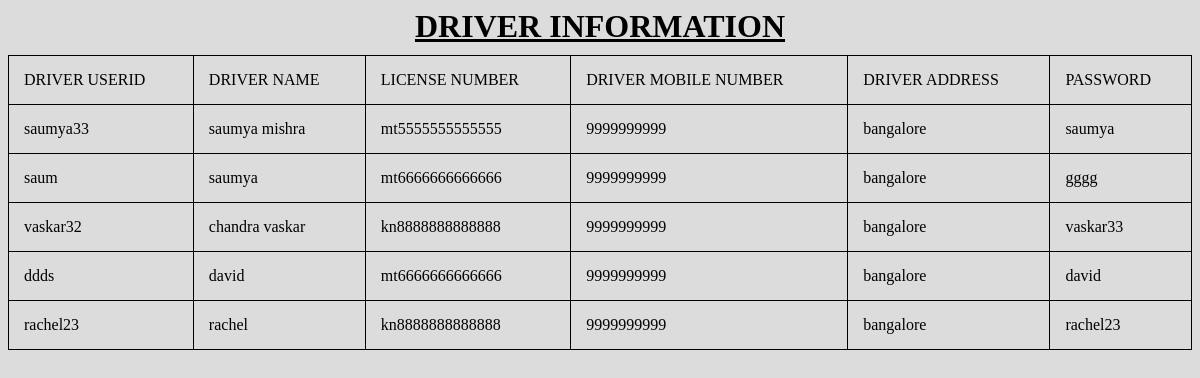
The page /admin/driver.php on the database its author committed.
### tables this page shows
CREATE TABLE `driver` (
  `driver_userid` varchar(100) NOT NULL,
  `driver_name` varchar(100) NOT NULL,
  `license_number` varchar(100) NOT NULL,
  `driver_mobile_number` bigint(20) NOT NULL,
  `driver_address` varchar(200) NOT NULL,
  `password1` varchar(50) NOT NULL
);

### admin/driver.php (the view, shortened to what this page needs)
<?php
 $dbname ="plaza";
$host="localhost";
$username="root";
$password="";
$conn = new mysqli($host, $username, $password, $dbname);
?>
<?php
$sql = "SELECT * from driver";
$result = mysqli_query($conn,$sql);
?>
<html>
<head><link rel="stylesheet" type="text/css" href="hh.css"></head>
    <body>
    <h1>DRIVER INFORMATION</h1>
        <table >
            <tr>
                <td>DRIVER USERID</td>
                <td>DRIVER NAME</td>
                <td>LICENSE NUMBER</td>
                <td>DRIVER MOBILE NUMBER</td>
                <td>DRIVER ADDRESS</td>
                <td>PASSWORD</td>
                </tr>
<?php
while($row = mysqli_fetch_object($result)){
?>
    <tr>
        <td>
            <?php echo $row->driver_userid;?>
        </td>
        <td>
            <?php echo $row->driver_name;?>
        </td>
        <td>
            <?php echo $row->license_number;?>
        </td>
         <td>
            <?php echo $row->driver_mobile_number;?>
        </td>
        <td>
            <?php echo $row->driver_address;?>
        </td>
        <td>
            <?php echo $row->password1;?>
        </td>
     </tr>
 <?php
}
?>
</table>
</body>
</html>

### admin/hh.css (style rules this page uses)
* { font-family: calibri; }
body { background: #dcdcdc; }
table { width: 100%; padding: 40px 40px; }
table, th, td { border: 1px solid black; border-collapse: collapse; }
th, td { padding: 15px; text-align: left; font-weight: normal; }
h1 { font-weight: bold; text-align: center; text-decoration: underline; margin-bottom: 10px; }

### rows shown on the page
driver: driver_userid "saumya33", driver_name "saumya mishra", license_number "mt5555555555555", driver_mobile_number "9999999999", driver_address "bangalore", password1 "saumya"
driver: driver_userid "saum", driver_name "saumya", license_number "mt6666666666666", driver_mobile_number "9999999999", driver_address "bangalore", password1 "gggg"
driver: driver_userid "vaskar32", driver_name "chandra vaskar", license_number "kn8888888888888", driver_mobile_number "9999999999", driver_address "bangalore", password1 "vaskar33"
driver: driver_userid "ddds", driver_name "david", license_number "mt6666666666666", driver_mobile_number "9999999999", driver_address "bangalore", password1 "david"
driver: driver_userid "rachel23", driver_name "rachel", license_number "kn8888888888888", driver_mobile_number "9999999999", driver_address "bangalore", password1 "rachel23"
